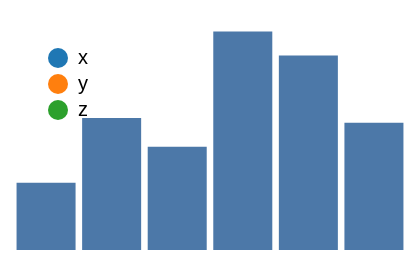

This figure's Vega-Lite source:
### Vega specification from a JSON file in a GitHub repository (floating-point values rounded to 4 significant figures)
{"width": 200, "height": 120, "padding": 5, "data": [{"name": "t", "values": [{"a": "Alpha", "b": 28, "c": "x", "d": 1}, {"a": "Bravo", "b": 55, "c": "y", "d": 2}, {"a": "Charlie", "b": 43, "c": "x", "d": 3}, {"a": "Delta", "b": 91, "c": "z", "d": 4}, {"a": "Echo", "b": 81, "c": "y", "d": 5}, {"a": "Foxtrot", "b": 53, "c": "z", "d": 6}]}], "scales": [{"name": "x", "type": "band", "domain": {"data": "t", "field": "a"}, "range": "width", "padding": 0.1}, {"name": "y", "type": "linear", "domain": {"data": "t", "field": "b"}, "range": "height", "nice": true}, {"name": "color", "type": "ordinal", "domain": {"data": "t", "field": "c"}, "range": {"scheme": "category10"}}, {"name": "ramp", "type": "linear", "domain": {"data": "t", "field": "d"}, "range": {"scheme": "blues"}}, {"name": "size", "type": "linear", "domain": {"data": "t", "field": "b"}, "range": [10, 200]}, {"name": "shape", "type": "ordinal", "domain": {"data": "t", "field": "c"}, "range": "symbol"}, {"name": "quant", "type": "quantize", "domain": [0, 100], "range": {"scheme": "greens", "count": 4}}], "marks": [{"type": "rect", "from": {"data": "t"}, "encode": {"enter": {"x": {"scale": "x", "field": "a"}, "width": {"scale": "x", "band": 1}, "y": {"scale": "y", "field": "b"}, "y2": {"scale": "y", "value": 0}}}}], "legends": [{"fill": "color", "orient": "top-left"}]}
